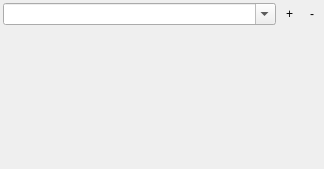
<ui version="4.0" >
 <class>PaletteBox</class>
 <widget class="QWidget" name="PaletteBox" >
  <property name="geometry" >
   <rect>
    <x>0</x>
    <y>0</y>
    <width>324</width>
    <height>169</height>
   </rect>
  </property>
  <property name="windowTitle" >
   <string>Form</string>
  </property>
  <layout class="QVBoxLayout" >
   <property name="margin" >
    <number>3</number>
   </property>
   <property name="spacing" >
    <number>6</number>
   </property>
   <item>
    <layout class="QHBoxLayout" >
     <property name="margin" >
      <number>0</number>
     </property>
     <property name="spacing" >
      <number>3</number>
     </property>
     <item>
      <widget class="QComboBox" name="palettelist" >
       <property name="editable" >
        <bool>true</bool>
       </property>
       <property name="insertPolicy" >
        <enum>QComboBox::NoInsert</enum>
       </property>
      </widget>
     </item>
     <item>
      <widget class="QToolButton" name="addpalette" >
       <property name="toolTip" >
        <string>Add a new palette</string>
       </property>
       <property name="text" >
        <string>+</string>
       </property>
       <property name="icon" >
        <iconset>:icons/list-add.png</iconset>
       </property>
       <property name="autoRaise" >
        <bool>true</bool>
       </property>
      </widget>
     </item>
     <item>
      <widget class="QToolButton" name="delpalette" >
       <property name="toolTip" >
        <string>Delete the palette</string>
       </property>
       <property name="text" >
        <string>-</string>
       </property>
       <property name="icon" >
        <iconset>:icons/list-remove.png</iconset>
       </property>
       <property name="autoRaise" >
        <bool>true</bool>
       </property>
      </widget>
     </item>
    </layout>
   </item>
   <item>
    <widget class="PaletteWidget" native="1" name="palette" />
   </item>
  </layout>
 </widget>
 <customwidgets>
  <customwidget>
   <class>PaletteWidget</class>
   <extends>QWidget</extends>
   <header>palettewidget.h</header>
  </customwidget>
 </customwidgets>
 <resources/>
 <connections/>
</ui>
